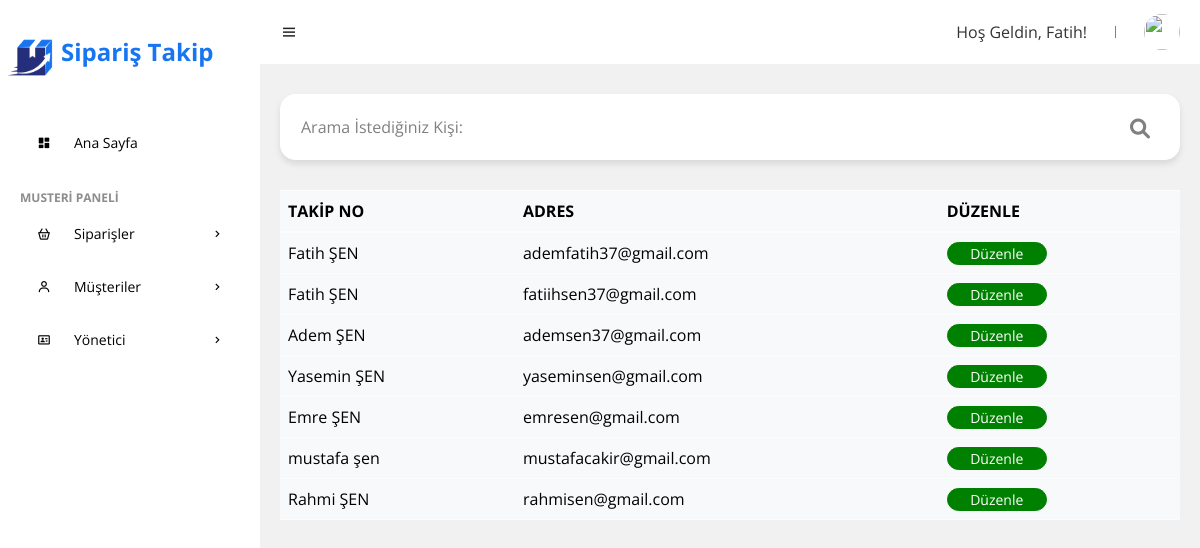
Before: /admin/pages/customer/customer.php (signed in) with the older database file.
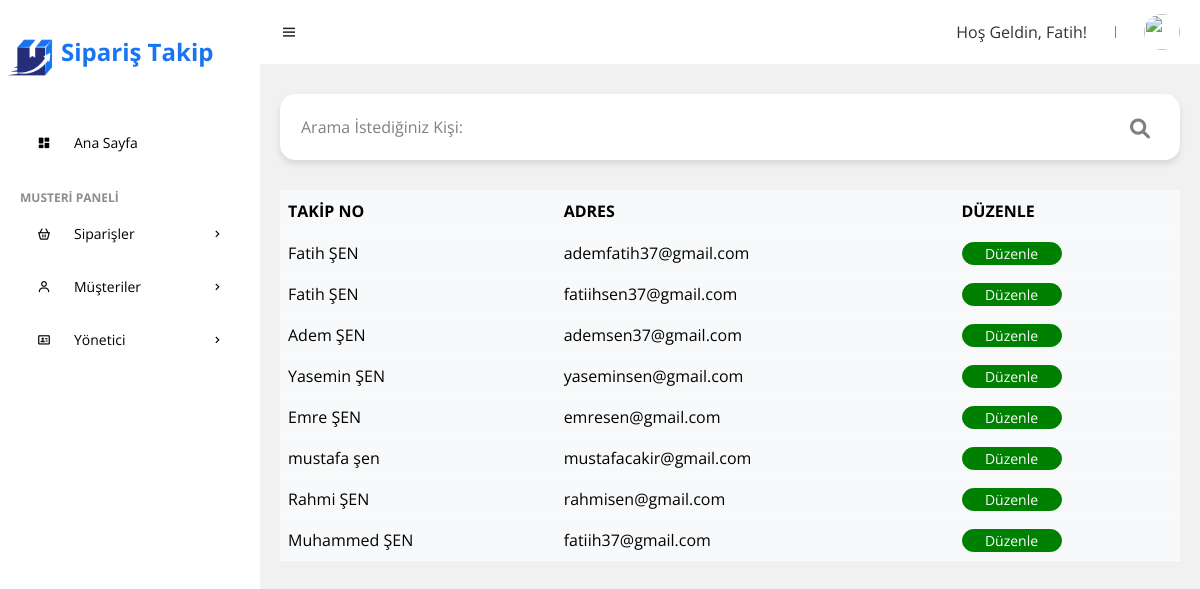
After: the same page with the newer database file.
### tables this page shows
CREATE TABLE `uyeler` (
  `uye_id` int(11) NOT NULL,
  `uye_adi_soyadi` varchar(256) NOT NULL,
  `uye_mail` varchar(256) NOT NULL,
  `uye_password` varchar(256) NOT NULL,
  `uye_tel` varchar(20) NOT NULL,
  `account_status` varchar(50) NOT NULL,
  `uye_baslangict` datetime NOT NULL DEFAULT current_timestamp()
);

### admin/pages/customer/customer.php (the view, shortened to what this page needs)
<?php
require_once "../../islem/baglanti.php";
$searchQuery = isset($_GET['search']) ? $_GET['search'] : '';
if ($searchQuery) {
    $uye = $baglanti->prepare("SELECT * FROM uyeler WHERE uye_adi_soyadi LIKE :search ORDER BY uye_id ASC");
    $uye->bindValue(':search', '%' . $searchQuery . '%');
} else {
    $uye = $baglanti->prepare("SELECT * FROM uyeler ORDER BY uye_id ASC");
}
$uye->execute();
$uyeler = $uye->fetchAll(PDO::FETCH_ASSOC);
?>
<main>
    <form action="#" method="get">
        <div class="input-container">
            <input class="search" name="search" id="search" type="text" placeholder="Arama İstediğiniz Kişi:"
                value="<?php echo htmlspecialchars($searchQuery); ?>">
            <i class="fa fa-search"></i>
        </div>
    </form>
    <table class="table table-light table-hover rounded" id="orderTable">
        <thead class="table-light">
            <tr>
                <th>TAKİP NO</th>
                <th>ADRES</th>
                <th>DÜZENLE</th>
            </tr>
        </thead>
        <tbody>
            <?php
            if ($uyeler) {
                foreach ($uyeler as $uyecek) {
            ?>
                    <tr class="item">
                        <td><?php echo htmlspecialchars($uyecek['uye_adi_soyadi']); ?></td>
                        <td><?php echo htmlspecialchars($uyecek['uye_mail']); ?></td>
                        <td><button class="btn-duzenle-c">Düzenle</button></td>
                    </tr>
            <?php
                }
            } else {
                echo "<tr><td colspan='9'>Aramanıza uygun sonuç bulunamadı.</td></tr>";
            }
            ?>
        </tbody>
    </table>
</main>
<?php
$content = ob_get_clean();
include('../../includes/_layout.php');
?>

### admin/includes/_layout.php (shortened to what this page needs)
<!DOCTYPE html>
<html lang="tr">
<?php include('_head.php') ?>
<body style="background-color:#f1f1f1">
    <?php
    include('_sidebar.php'); ?>
    <section id="content">
        <?php include('_navbar.php'); ?>
        <?php
        echo $content;
        ?>
    </section>
</body>
</html>

### admin/includes/_head.php (shortened to what this page needs)
<head>
    <link href="https://stackpath.bootstrapcdn.com/bootstrap/4.5.2/css/bootstrap.min.css" rel="stylesheet">
    <link href='https://unpkg.com/boxicons@2.0.9/css/boxicons.min.css' rel='stylesheet'>
    <link href="https://cdn.jsdelivr.net/npm/bootstrap@5.3.3/dist/css/bootstrap.min.css" rel="stylesheet">
    <link href="https://getbootstrap.com/docs/5.3/assets/css/docs.css" rel="stylesheet">
    <link rel="stylesheet" href="../../assets/css/style.css">
    <link rel="stylesheet" href="../../assets/css/adminEkle.css">
    <link rel="stylesheet" href="../../assets/css/adminListele.css">
    <link rel="stylesheet" href="../../assets/css/customer.css">
    <link rel="stylesheet" href="../../assets/css/devam_eden.css">
    <link rel="stylesheet" href="../../assets/css/tum_siparis.css">
    <link rel="stylesheet" href="../../assets/css/tamamlanan.css">
    <link rel="stylesheet" href="https://cdnjs.cloudflare.com/ajax/libs/font-awesome/6.0.0-beta3/css/all.min.css">
    <link href="https://cdn.jsdelivr.net/npm/bootstrap@5.3.3/dist/css/bootstrap.min.css" rel="stylesheet"
>
</head>

### admin/includes/_sidebar.php (shortened to what this page needs)
<section id="sidebar">
	<a href="../home/index.php" style="margin-top: 20px;text-decoration: none;" class="brand"><img src="../../assets/img/logo.png" height="50" width="50" style="margin-right: 5px;margin-top:15px" class="logoresim">Sipariş Takip	</a>
	<ul class="side-menu">
		<li><a href="../home/index.php" class="sidebar-link"><i class='bx bxs-dashboard icon'></i> Ana Sayfa</a></li>
		<li class="divider" data-text="musteri paneli">Müşteri Paneli</li>
		<li>
			<a href="#"><i class='bx bx-basket icon'></i> Siparişler <i class='bx bx-chevron-right icon-right'></i></a>
		</li>
		<li>
			<a href="#" class="sidebar-link" ><i class='bx bx-user icon'></i>Müşteriler<i class='bx bx-chevron-right icon-right'></i></a>
		</li>
		<li>
			<a href="#" class="sidebar-link"><i class='bx bx-id-card icon'></i>Yönetici<i class='bx bx-chevron-right icon-right'></i></a>
		</li>
	</ul>
</section>

### admin/includes/_navbar.php (shortened to what this page needs)
<nav>
	<i class='bx bx-menu toggle-sidebar'></i>
	<p style="margin: 0; font-weight: normal; color: #333;">
	<?php
	if (isset($_SESSION['admin_adi'])) {
		echo "Hoş Geldin, " . htmlspecialchars($_SESSION['admin_adi']). "!";
	} else {
		echo "Hoş Geldiniz, Admin!";
	}
	?>
	</p>
	<div class="profile">
		<img class="pp" src="https://images.unsplash.com/photo-1517841905240-472988babdf9?ixid=MnwxMjA3fDB8MHxzZWFyY2h8NHx8cGVvcGxlfGVufDB8fDB8fA%3D%3D&ixlib=rb-1.2.1&auto=format&fit=crop&w=500&q=60"
			alt="">
	</div>
</nav>

### admin/assets/css/style.css (style rules this page uses)
* { font-family: "Open Sans", sans-serif; margin: 0; padding: 0; box-sizing: border-box; }
:root { --grey: #f1f0f6; --dark-grey: #8d8d8d; --light: #fff; --dark: #000; --green: #81d43a; --light-green: #e3ffcb; --blue: #1775f1; --light-blue: #d0e4ff; --dark-blue: #0c5fcd; --red: #fc3b56; }
html { overflow-x: hidden; }
body { background: var(--grey); overflow-x: hidden; }
a { text-decoration: none; }
li { list-style: none; }
#sidebar { position: fixed; max-width: 260px; width: 100%; background: var(--light); top: 0; left: 0; height: 100%; overflow-y: auto; scrollbar-width: none; transition: all 0.3s ease; z-index: 200; }
#sidebar .brand { font-size: 24px; display: flex; align-items: center; height: 64px; font-weight: 700; color: var(--blue); position: sticky; top: 0; left: 0; z-index: 100; background: var(--light); transition: all 0.3s ease; padding: 0 6px; }
#sidebar .icon { min-width: 48px; display: flex; justify-content: center; align-items: center; margin-right: 6px; }
#sidebar .icon-right { margin-left: auto; transition: all 0.3s ease; }
#sidebar .side-menu { margin: 36px 0; padding: 0 20px; transition: all 0.3s ease; }
#sidebar .side-menu a { display: flex; align-items: center; font-size: 14px; color: var(--dark); padding: 12px 16px 12px 0; transition: all 0.3s ease; border-radius: 10px; margin: 4px 0; white-space: nowrap; text-decoration: none; }
#sidebar .divider { margin-top: 24px; font-size: 12px; text-transform: uppercase; font-weight: 700; color: var(--dark-grey); transition: all 0.3s ease; white-space: nowrap; }
#content { position: relative; width: calc(100% - 260px); left: 260px; transition: all 0.3s ease; }
nav { background: var(--light); height: 64px; padding: 0 20px; display: flex; align-items: center; grid-gap: 28px; position: sticky; top: 0; left: 0; z-index: 100; }
nav .toggle-sidebar { font-size: 18px; cursor: pointer; }
nav .profile { position: relative; }
nav .profile .pp { width: 36px; height: 36px; border-radius: 50%; object-fit: cover; cursor: pointer; }
main { width: 100%; padding: 24px 20px 20px 20px; }
main form { margin-top: 6px; }

### admin/assets/css/adminListele.css (style rules this page uses)
.table { margin-left: 0; width: 100%; }

### admin/assets/css/customer.css (style rules this page uses)
.btn-duzenle-c { width: 100px; background-color: green; color: white; border-radius: 20px; border: 1px solid green; font-size: 14px; }
.search { width: 100%; margin-bottom: 30px; background-color: white; border: 1px solid white; border-radius: 15px; padding: 20px; box-shadow: 0 4px 6px rgba(0, 0, 0, 0.1); transition: border-color 0.3s ease, box-shadow 0.3s ease, height 0.6s ease; }
.search::placeholder { color: grey; font-style: normal; }
.input-container { position: relative; width: 100%; display: flex; align-items: center; }
.input-container i { position: absolute; right: 30px; top: 25px; color: grey; font-size: 20px; }

### admin/assets/css/devam_eden.css (style rules this page uses)
.search { width: 100%; margin-bottom: 30px; background-color: white; border: 1px solid white; border-radius: 15px; padding: 20px; box-shadow: 0 4px 6px rgba(0, 0, 0, 0.1); transition: border-color 0.3s ease, box-shadow 0.3s ease, height 0.6s ease; }
.search::placeholder { color: grey; font-style: normal; }
.input-container { position: relative; width: 100%; display: flex; align-items: center; }
.input-container i { position: absolute; right: 30px; top: 25px; color: grey; font-size: 20px; }

### admin/assets/css/tum_siparis.css (style rules this page uses)
.search { width: 100%; margin-bottom: 30px; background-color: white; border: 1px solid white; border-radius: 15px; padding: 20px; box-shadow: 0 4px 6px rgba(0, 0, 0, 0.1); transition: border-color 0.3s ease, box-shadow 0.3s ease, height 0.6s ease; }
.search::placeholder { color: grey; font-style: normal; }
.input-container { position: relative; width: 100%; display: flex; align-items: center; }
.input-container i { position: absolute; right: 30px; top: 25px; color: grey; font-size: 20px; }

Changed rows visible on the page:
added uyeler: uye_adi_soyadi "Muhammed ŞEN", uye_mail "fatiih37@gmail.com"
